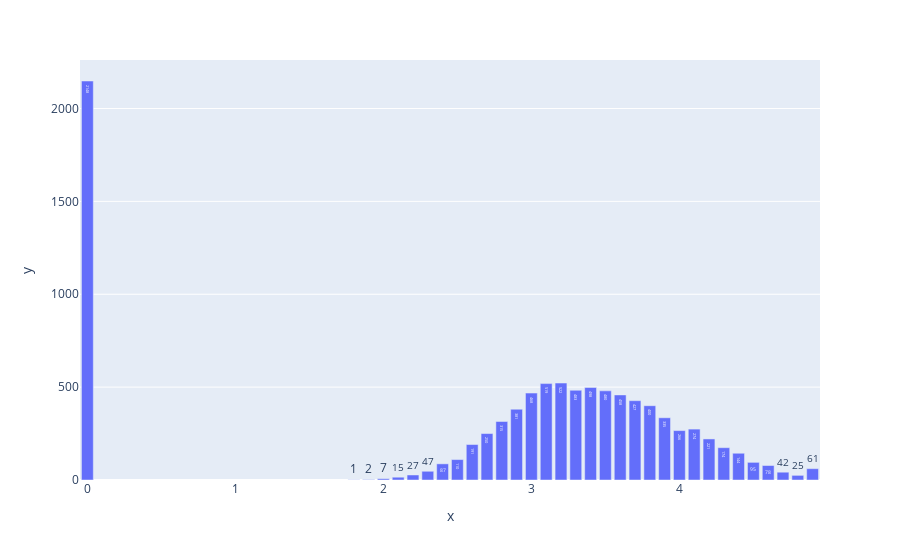

This figure's notebook cell:
### Code cell
#Bar chart of rating distribution
px.bar(x=rating['Aggregate rating'],y=rating['Rating Count'],text=rating['Rating Count'])

### Figure 1 — Plotly figure (JSON) as saved in the notebook; plotly's stock layout.template omitted (floating-point values rounded to 4 significant figures)
{"data": [{"alignmentgroup": "True", "hovertemplate": "x=%{x}<br>y=%{y}<br>text=%{text}<extra></extra>", "legendgroup": "", "marker": {"color": "#636efa", "pattern": {"shape": ""}}, "name": "", "offsetgroup": "", "orientation": "v", "showlegend": false, "text": [2148, 1, 2, 7, 15, 27, 47, 87, 110, 191, 250, 315, 381, 468, 519, 522, 483, 498, 480, 458, 427, 400, 335, 266, 274, 221, 174, 144, 95, 78, 42, 25, 61], "textposition": "auto", "type": "bar", "x": [0, 1.8, 1.9, 2, 2.1, 2.2, 2.3, 2.4, 2.5, 2.6, 2.7, 2.8, 2.9, 3, 3.1, 3.2, 3.3, 3.4, 3.5, 3.6, 3.7, 3.8, 3.9, 4, 4.1, 4.2, 4.3, 4.4, 4.5, 4.6, 4.7, 4.8, 4.9], "xaxis": "x", "y": [2148, 1, 2, 7, 15, 27, 47, 87, 110, 191, 250, 315, 381, 468, 519, 522, 483, 498, 480, 458, 427, 400, 335, 266, 274, 221, 174, 144, 95, 78, 42, 25, 61], "yaxis": "y"}], "layout": {"barmode": "relative", "legend": {"tracegroupgap": 0}, "margin": {"t": 60}, "xaxis": {"anchor": "y", "domain": [0, 1], "title": {"text": "x"}}, "yaxis": {"anchor": "x", "domain": [0, 1], "title": {"text": "y"}}}}
